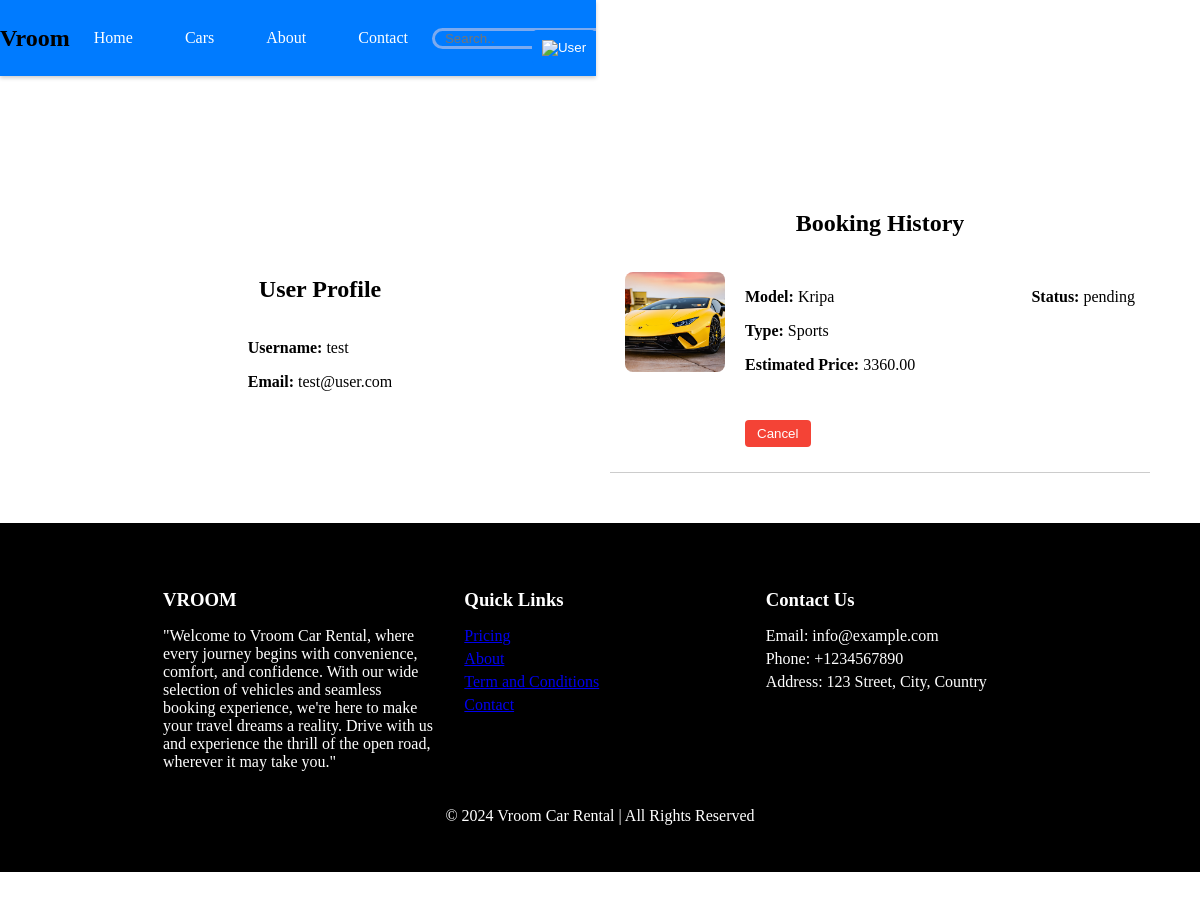
The page /cars/view_bookings/ (signed in) on the database as committed earlier.
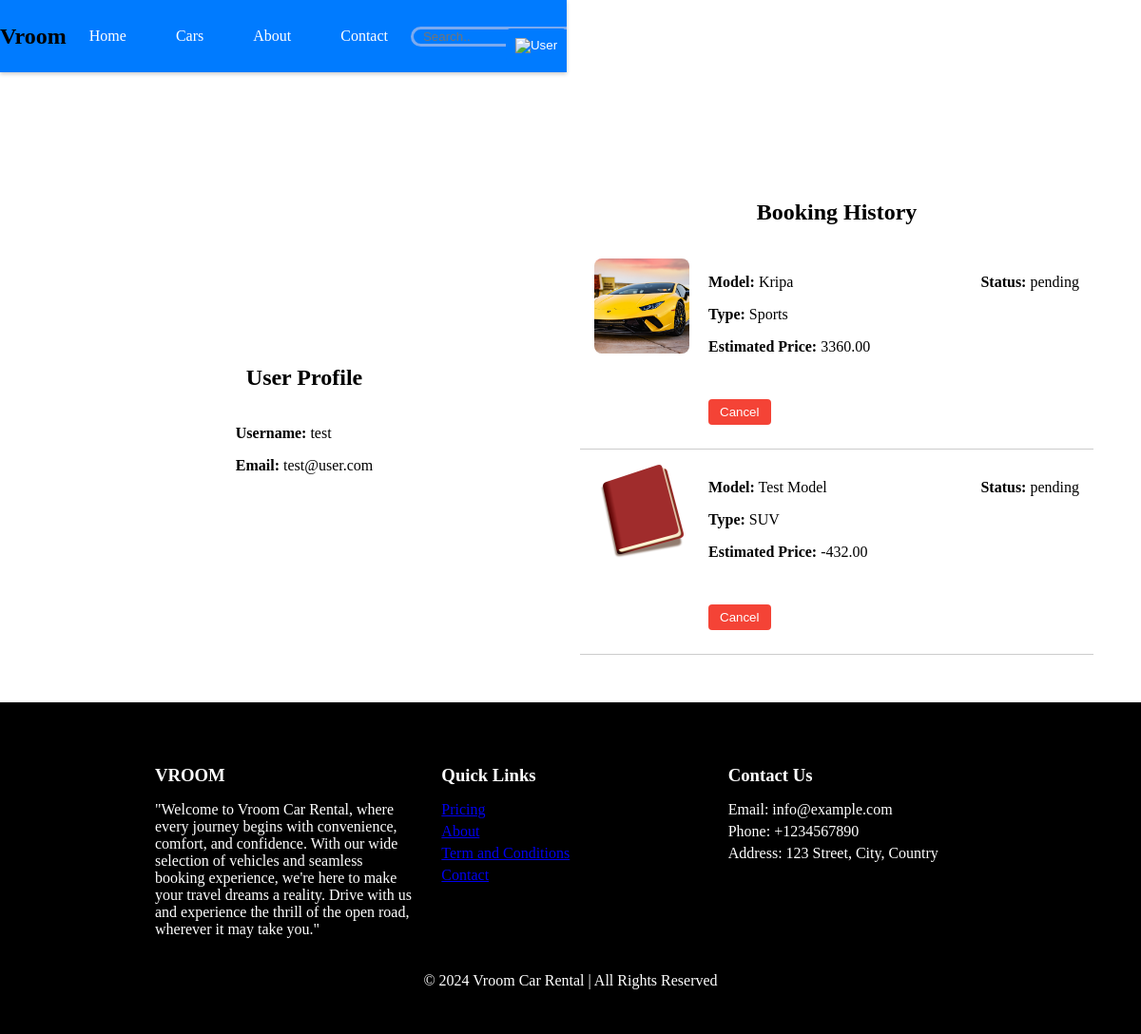
The same page on the database as committed later.
### booking/models.py (models this page shows, shortened)
class Booking(models.Model):
    STATUS_CHOICES = [
        ('pending', 'Pending'),
        ('accepted', 'Accepted'),
        ('rejected', 'Rejected'),
    ]
    user = models.ForeignKey(CustomUser, on_delete=models.CASCADE)
    car = models.ForeignKey(Car, on_delete=models.CASCADE)
    booking_date = models.DateTimeField(auto_now_add=True)  # Removed auto_now_add=True
    status = models.CharField(max_length=8, choices=STATUS_CHOICES, default='pending')
    estimated_price = models.DecimalField(max_digits=10, decimal_places=2, blank=True, null=True)
    drop_off_date = models.DateTimeField(default=datetime.now)
    pick_up_date = models.DateTimeField(default=datetime.now)

class Car(models.Model):
    AVAILABILITY_CHOICES = [
        ('available', 'Available'),
        ('unavailable', 'Unavailable'),
        ('maintenance', 'Maintenance'),
    ]
    LOCATION_CHOICES = [('Kathmandu','Kathmandu'),('Pokhara','Pokhara')]
    TYPES = [('Sedan','Sedan'),('Sports','Sports'),('SUV','SUV'),('EV','EV'),('MPV','MPV')]
    car_location = models.CharField(max_length=100, choices=LOCATION_CHOICES)
    availability = models.CharField(max_length=20, choices=AVAILABILITY_CHOICES, default='available')
    image = models.ImageField(upload_to='car_images/', blank=True, null=True)
    hourly_rate = models.DecimalField(max_digits=10, decimal_places=2)
    type = models.CharField(max_length=20, choices=TYPES, default='Unknown')
    model = models.CharField(max_length=100)
    mileage = models.DecimalField(max_digits=5, decimal_places=2, default=0.0)
    transmission = models.CharField(max_length=50)
    seats = models.IntegerField(default=0)
    luggage = models.IntegerField(default=0)
    fuel = models.CharField(max_length=50)

### booking/views.py (the view)
# urls.py: path('view_bookings/', view_bookings, name='view_bookings'),
@login_required(login_url='login')
def view_bookings(request):
    bookings = Booking.objects.filter(user=request.user)
    return render(request, 'userprofile.html', {'bookings': bookings, 'user': request.user})

### templates/userprofile.html (shortened to what this page needs)
{% extends "base.html" %}
{% load static %}
{% block head %}
    <link rel="stylesheet" href="{% static 'style.css' %}">
    <link rel="stylesheet" href="{% static 'userprofile.css' %}">
    <link rel="stylesheet" href="https://cdnjs.cloudflare.com/ajax/libs/font-awesome/6.0.0-beta3/css/all.min.css" />
    <link rel="stylesheet" href="https://cdn.jsdelivr.net/npm/flatpickr/dist/flatpickr.min.css">
{% endblock %}
{% block content %}
    <div class="user-profile-container">
        <div class="user-info-container">
            <div class="user-info">
                <h2>User Profile</h2>
                <div class="info">
                    <p><strong>Username:</strong> {{user.username}}</p>
                    <p><strong>Email:</strong> {{user.email}}</p>
                </div>
            </div>
        </div>
        <div class="booking-history-container">
            <div class="booking-history">
                <h2>Booking History</h2>
                {% for booking in bookings %}
                    <div class="booking">
                        <img src="{{ booking.car.image.url }}" alt="{{ booking.car.model }}" width="100"/>
                        <div class="details">
                            <p><strong>Model:</strong> {{ booking.car.model }}</p>
                            <p><strong>Type:</strong> {{ booking.car.type }}</p>
                            <p><strong>Estimated Price:</strong> {{ booking.estimated_price }}</p>
                            <button class="cancel-btn" data-booking-id="{{ booking.id }}">Cancel</button>
                        </div>
                        <p><strong>Status:</strong> {{ booking.status }}</p>
                    </div>
                {% endfor %}
            </div>
        </div>
    </div>
{% endblock %}

Rows that differ between the two databases and show on the page:
added Booking: car.image (picture), car.model "Test Model", car.type "SUV", estimated_price "-432.00", status "pending"
